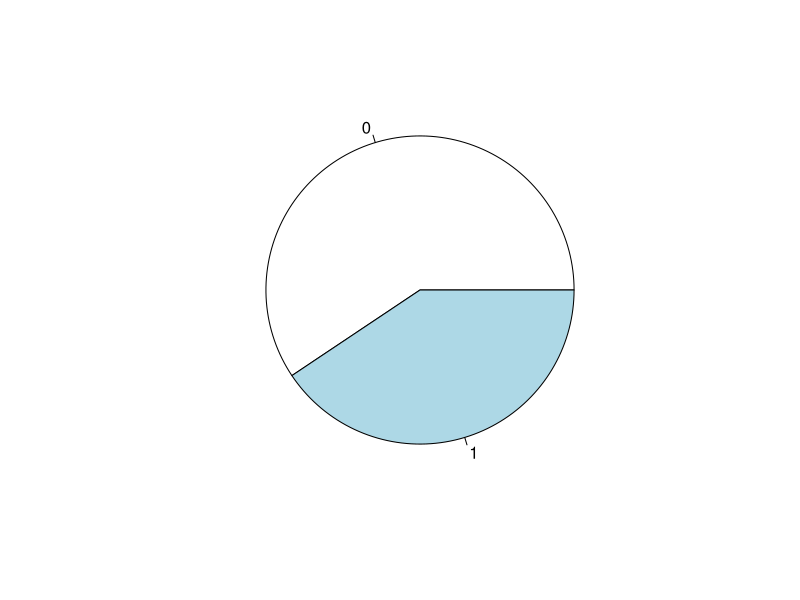
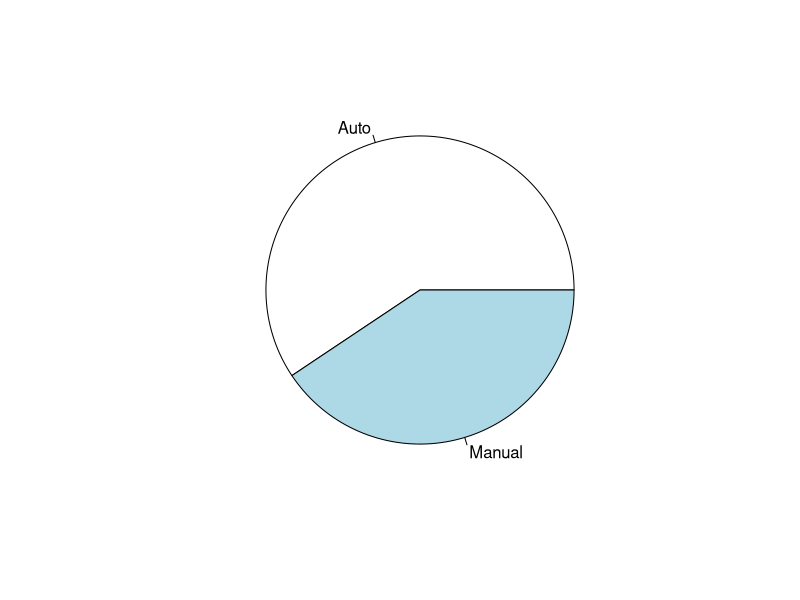
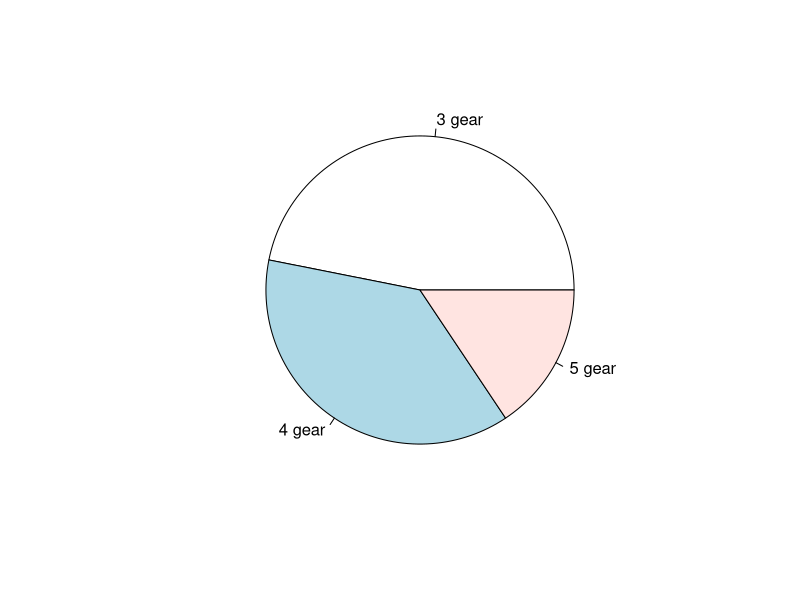
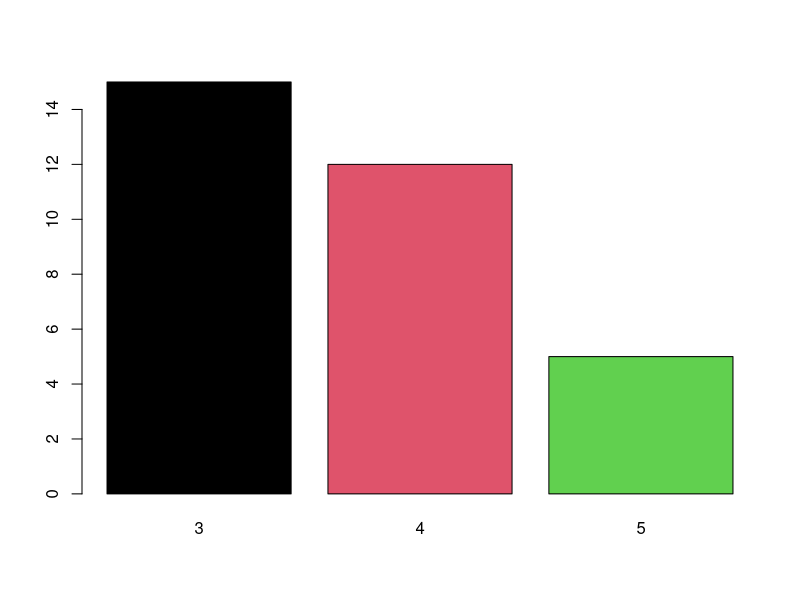
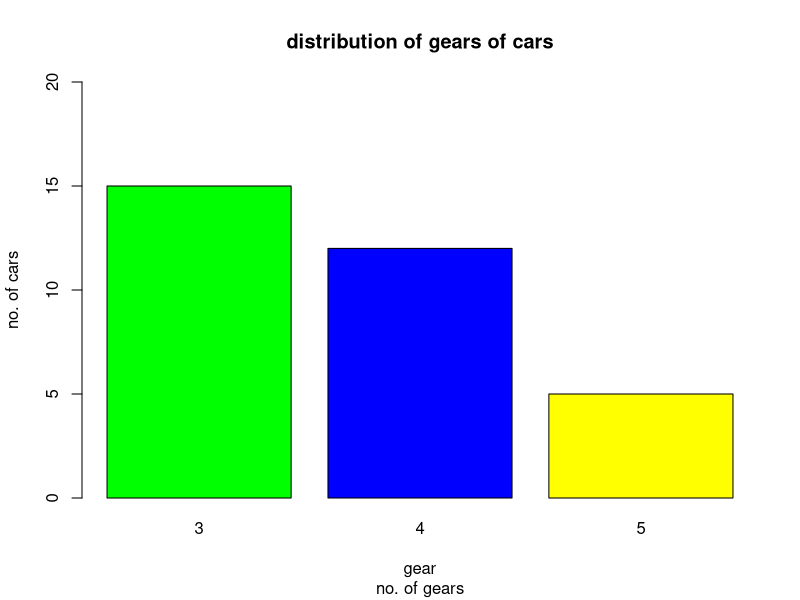
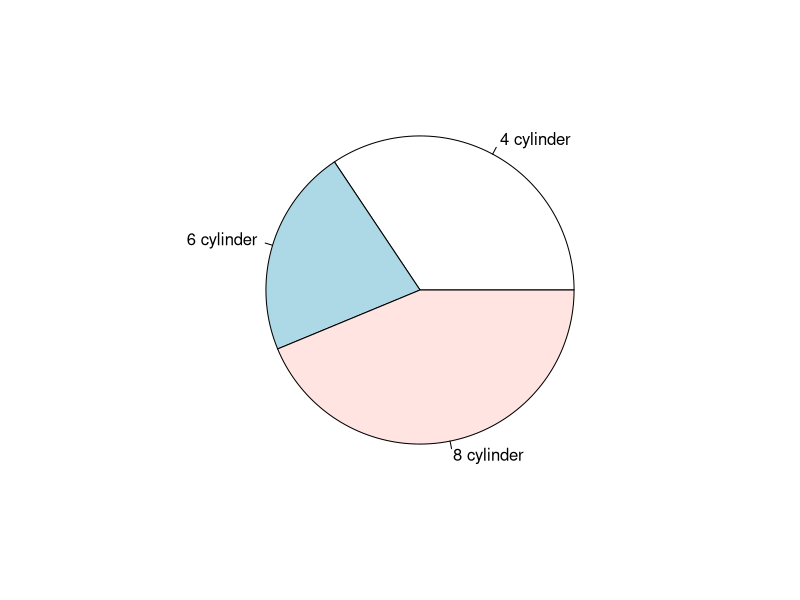

These figures' R source, in order:
#analysis of dataset mtcars with dplyr

library(dplyr)
?mtcars
#structure of data set
str(mtcars)
dim(mtcars)
names(mtcars) #col names
rownames(mtcars) #row names
summary(mtcars)
t1=table(mtcars$am) #how many cars have auto transm
pie(t1)
19/32*360
pie(t1, labels=c('Auto','Manual'))

(t2=table(mtcars$gear))
pie(t2, labels=c('3 gear','4 gear','5 gear'))
barplot(t2, col=1:3)
barplot(t2, col=c('green','blue','yellow'), xlab='gear', ylab = 'no. of cars', ylim=c(0,20))
title(main='distribution of gears of cars', sub='no. of gears')
#using dplr %>% is chaining function
mtcars %>% select(mpg,gear) %>% slice(c(1:5,10)) #select from rows 1 to 5 and 10
mtcars %>% arrange(mpg)
mtcars %>% arrange(am, desc(mpg)) %>% select(am,mpg) #ascending
#select for columns. slice for rows
mtcars %>% mutate(rn= rownames(mtcars)) %>% select(rn, mpg) #display rown names with mpg
mtcars %>% slice(c(1,5,7))
mtcars %>% sample_n(3)
mtcars %>% sample_frac(.2)
mtcars %>% select(sample(x=c(1:11), size = 2)) %>% head

sample(x=1:11, size=2)
mtcars %>% mutate(newmpg = mpg * 1.1)
mutate(mtcars,newmpg = mpg * 1.2)
mtcars %>% group_by(am) %>% summarise(MeanMPG=mean(mpg))
mtcars %>% group_by(am) %>% summarise(MeanMPG=mean(mpg), MaxHP=max(hp), MinWT= min(wt))
mtcars %>% group_by(gear,cyl) %>% summarise(MeanMPG= mean(mpg))

(t3=table(mtcars$cyl))
pie(t3, label=c('4 cylinder','6 cylinder','8 cylinder')) #pie 


